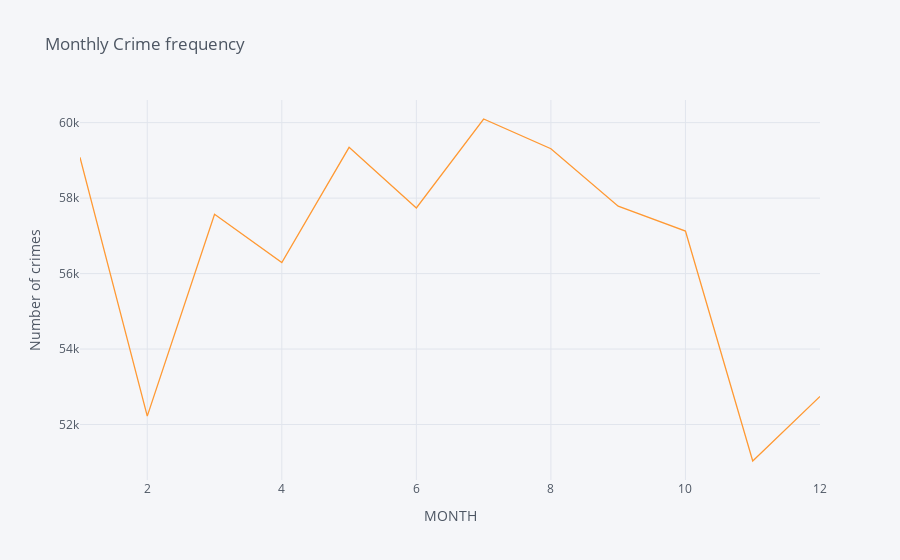

Notebook code for this chart:
### Code cell
#For top 10 crimes per month
m=kf['Crm Cd Desc'].value_counts()[:10]
cr10=list(m.index)
kh3=kf[kf['Crm Cd Desc'].isin(cr10)]
crbymonth=kh3.groupby('MONTH').size().reset_index(name='No of crime')
crbymonth.iplot(title='Monthly Crime frequency',
    xTitle='MONTH',
    yTitle='Number of crimes',x = 'MONTH',y = 'No of crime')

### Figure 1 — Plotly figure (JSON) as saved in the notebook; plotly's stock layout.template omitted (floating-point values rounded to 4 significant figures)
{"data": [{"line": {"color": "rgba(255, 153, 51, 1.0)", "dash": "solid", "shape": "linear", "width": 1.3}, "mode": "lines", "name": "No of crime", "text": "", "type": "scatter", "x": [1, 2, 3, 4, 5, 6, 7, 8, 9, 10, 11, 12], "y": [59082, 52222, 57573, 56292, 59347, 57739, 60097, 59308, 57787, 57128, 51033, 52745]}], "layout": {"legend": {"bgcolor": "#F5F6F9", "font": {"color": "#4D5663"}}, "paper_bgcolor": "#F5F6F9", "plot_bgcolor": "#F5F6F9", "title": {"font": {"color": "#4D5663"}, "text": "Monthly Crime frequency"}, "xaxis": {"gridcolor": "#E1E5ED", "showgrid": true, "tickfont": {"color": "#4D5663"}, "title": {"font": {"color": "#4D5663"}, "text": "MONTH"}, "zerolinecolor": "#E1E5ED"}, "yaxis": {"gridcolor": "#E1E5ED", "showgrid": true, "tickfont": {"color": "#4D5663"}, "title": {"font": {"color": "#4D5663"}, "text": "Number of crimes"}, "zerolinecolor": "#E1E5ED"}}}
